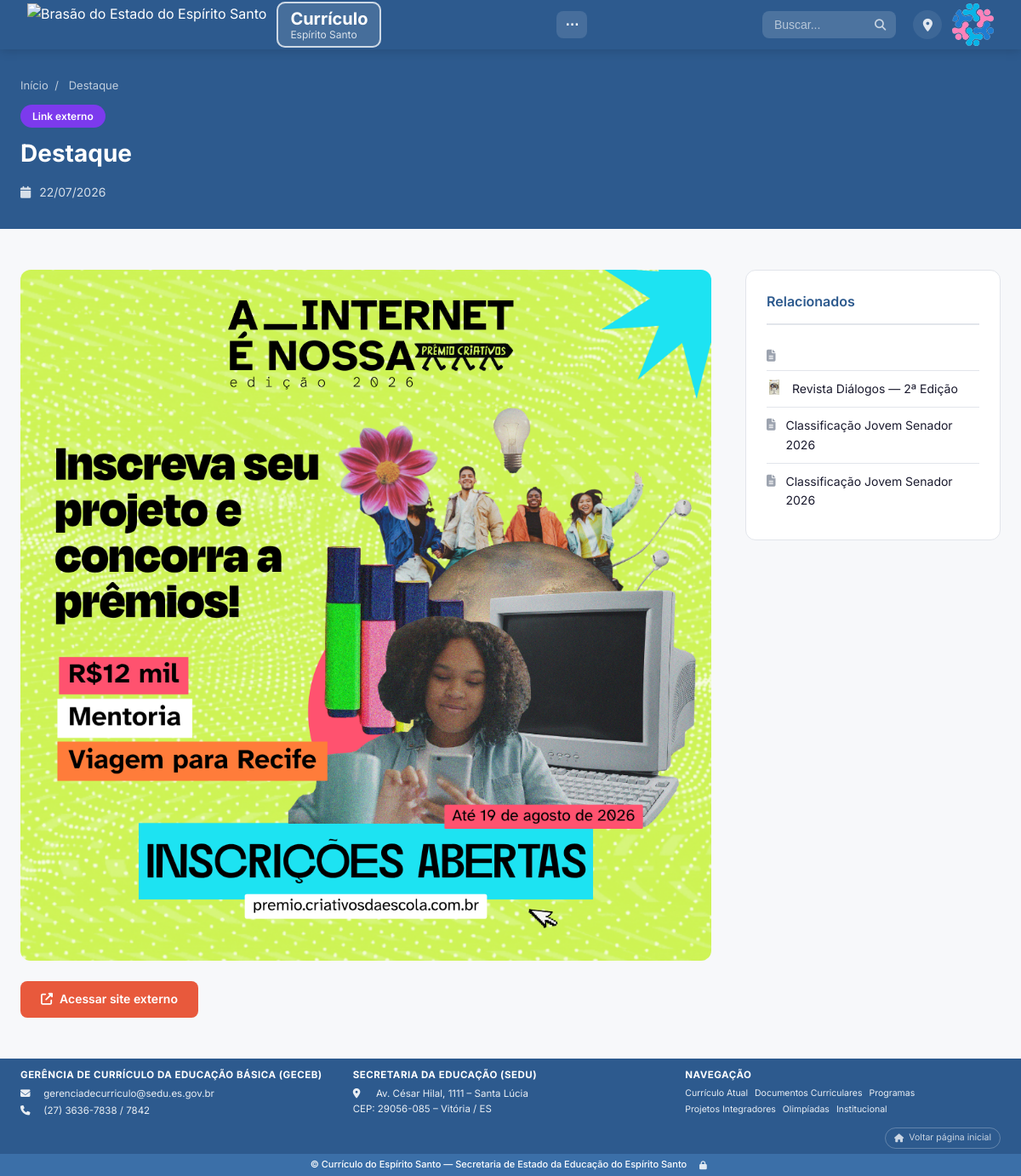
The page /conteudo/destaque-1/ on the database as committed earlier.
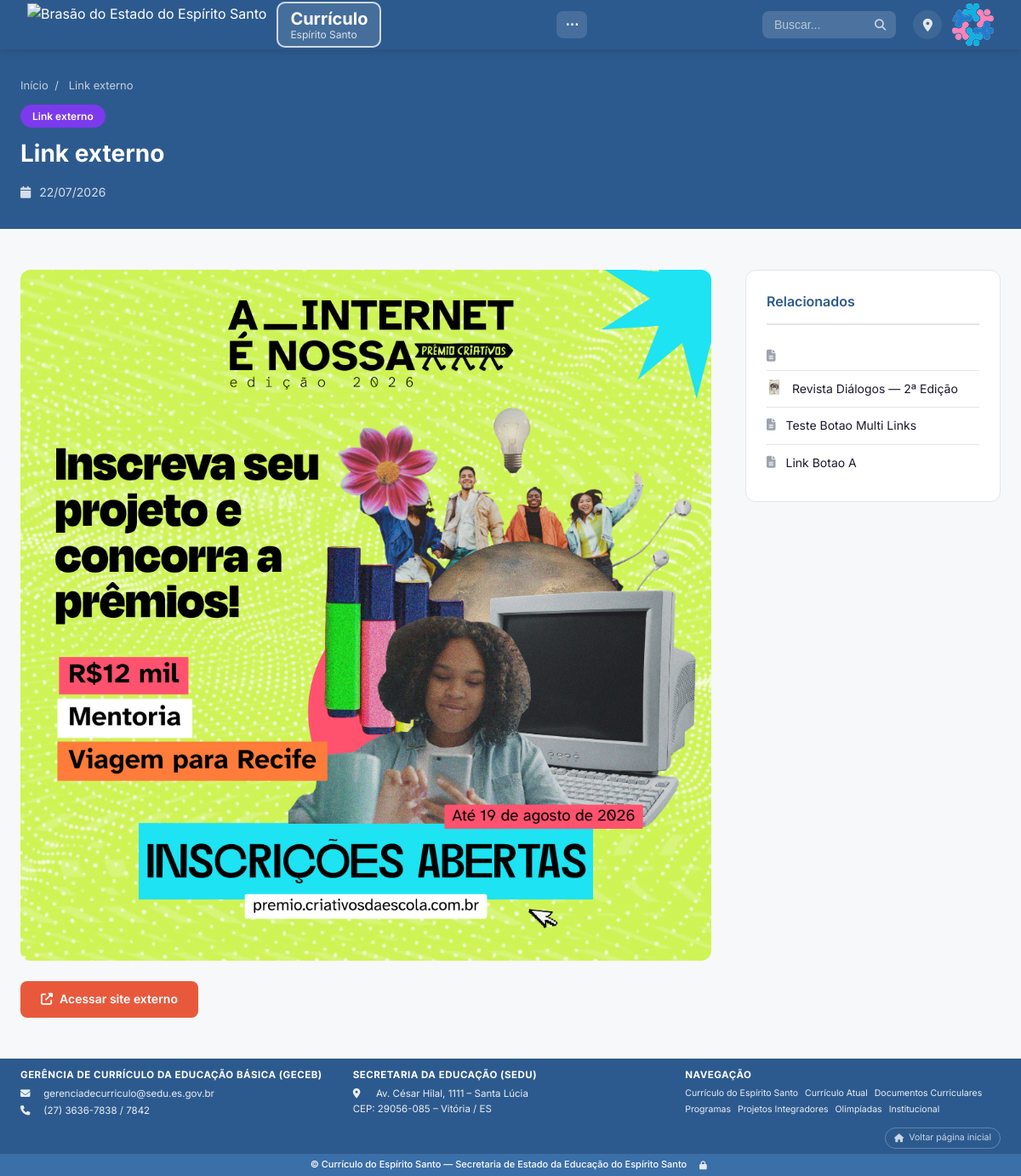
The same page on the database as committed later.
### conteudo/models.py (models this page shows, shortened)
class Conteudo(models.Model):
    objects = ConteudoManager()
    todos_objetos = ConteudoTodosManager()
    titulo = models.CharField(
        'Título', max_length=300, blank=True,
        help_text='Opcional. Deixe em branco para postar só uma imagem/vídeo, '
                  'sem nenhum texto aparecendo sobre ela.'
    )
    slug = models.SlugField('URL amigável', max_length=300, unique=True, blank=True)
    tipo = models.CharField('Tipo de conteúdo', max_length=20, choices=TipoConteudo.choices, default=TipoConteudo.POST)
    categoria = models.ForeignKey(
        Categoria, on_delete=models.SET_NULL, null=True, blank=True,
        related_name='conteudos', verbose_name='Categoria'
    )
    resumo = models.TextField('Resumo', blank=True, help_text='Breve descrição exibida nos cards')
    corpo = models.TextField('Conteúdo completo', blank=True, help_text='Texto com formatação HTML')
    arquivo = models.FileField(
        'Arquivo', upload_to='documentos/%Y/%m/', blank=True, null=True,
        help_text='Formatos aceitos: PDF, Word (.doc/.docx), Excel (.xls/.xlsx), PowerPoint (.ppt/.pptx), vídeo (.mp4/.avi), imagem (.jpg/.png) e outros.'
    )
    url_video = models.URLField(
        'URL do vídeo', max_length=1000, blank=True,
        help_text='Cole o link do YouTube ou Vimeo'
    )
    url_externa = models.URLField('Link externo', max_length=1000, blank=True)
    imagem_destaque = models.ImageField(
        'Imagem de destaque', upload_to='destaques/%Y/%m/', blank=True, null=True,
        help_text='Imagem exibida no card e no topo da página'
    )
    icone_manual = models.CharField(
        'Ícone do card', max_length=50, blank=True,
        help_text='Deixe em branco para o site escolher um ícone automaticamente '
                  'com base no título e na categoria.'
    )
    icone_imagem = models.FileField(
        'Ícone personalizado (imagem)', upload_to='icones/', blank=True, null=True,
        help_text='Envie uma imagem para usar como ícone do card, no lugar do ícone '
                  'automático. Aceita qualquer formato (PNG, JPG, SVG, ICO, WEBP...). '
                  'Use uma imagem com fundo transparente para não prejudicar a '
                  'estética do botão. Se preenchido, tem prioridade sobre o ícone escolhido.'
    )
    TEXTO_ALINHAMENTO_CHOICES = [
        ('', 'Automático (padrão do site)'),
        ('left', 'Esquerda'),
        ('center', 'Centralizado'),
        ('right', 'Direita'),
    ]
    texto_alinhamento = models.CharField(
        'Alinhamento do texto', max_length=10, blank=True,
        choices=TEXTO_ALINHAMENTO_CHOICES,
        help_text='Alinhamento do título do card no site.'
    )
    texto_fonte = models.CharField(
        'Fonte do texto', max_length=100, blank=True,
        help_text='Ex.: Georgia, Arial, Times New Roman. Vazio = fonte do site (Inter).'
    )
    texto_tamanho_fonte = models.PositiveIntegerField(
        'Tamanho da letra (px)', null=True, blank=True,
        help_text='Vazio = tamanho automático do card.'
    )
    status = models.CharField(
        'Status', max_length=20,
        choices=StatusPublicacao.choices, default=StatusPublicacao.RASCUNHO
    )
    destaque = models.BooleanField(
        'Destaque na home', default=False,
        help_text='Marque para exibir este conteúdo na página principal'
    )
    destaque_gerenciado = models.BooleanField(
        'Cadastrado pela área "Destaques do Site" (Organizador)', default=False,
        help_text='Marcado automaticamente para itens criados na área "Destaques do '
                  'Site" do Organizador de Conteúdo. Mantém o item visível na lista '
                  'de gerenciamento mesmo quando ocultado (destaque=False), para '
                  'poder reativar depois.'
    )
    recente = models.BooleanField(
        'Aparecer em "Conteúdos recentes"', default=False,
        help_text='Se marcado, este item aparece na seção "Conteúdos recentes" da '
                  'home (abaixo do banner, à esquerda). Se desmarcado, aparece só '
                  'na categoria escolhida.'
    )
    ordem = models.PositiveIntegerField('Ordem de exibição', default=0)
    data_publicacao = models.DateTimeField('Data de publicação', default=timezone.now)
    data_criacao = models.DateTimeField('Criado em', auto_now_add=True)
    data_atualizacao = models.DateTimeField('Atualizado em', auto_now=True)
    autor = models.CharField('Autor / Responsável', max_length=200, blank=True)
    excluido_em = models.DateTimeField(
        'Excluído em', null=True, blank=True, editable=False, db_index=True,
        help_text='Preenchido automaticamente quando o conteúdo vai para a lixeira. '
                  'Fica recuperável por 30 dias — ver painel "Lixeira".'
    )
    class Meta:
        verbose_name = 'Conteúdo'
        verbose_name_plural = 'Conteúdos'
        ordering = ['-destaque', 'ordem', '-data_publicacao']
        base_manager_name = 'todos_objetos'
    @property
    def icone_criativo(self):
        if self.icone_manual:
            return self.icone_manual
        texto = self.titulo or ''
        if self.categoria:
            texto += ' ' + (self.categoria.nome or '')
        fallback = 'fas fa-file-lines'
        if self.categoria and self.categoria.icone:
            fallback = self.categoria.icone
        return icone_por_texto(texto, fallback=fallback)

class Categoria(models.Model):
    objects = CategoriaManager()
    todos_objetos = CategoriaTodosManager()
    nome = models.CharField('Nome', max_length=200)
    slug = models.SlugField('URL amigável', max_length=200, unique=True, blank=True)
    descricao = models.TextField('Descrição', blank=True)
    icone = models.CharField(
        'Ícone', max_length=50, blank=True,
        help_text='Nome do ícone (ex: fas fa-book, fas fa-trophy)'
    )
    icone_imagem = models.FileField(
        'Ícone personalizado (imagem)', upload_to='icones_categoria/', blank=True, null=True,
        help_text='Envie uma imagem para usar como ícone deste botão, no lugar do ícone '
                  'automático/Font Awesome. Aceita qualquer formato (PNG, JPG, SVG, ICO, '
                  'WEBP...). Use uma imagem com fundo transparente para não prejudicar a '
                  'estética do botão. A imagem é ajustada automaticamente ao espaço do '
                  'ícone (sem cortar) tanto no botão principal quanto em subbotões. Se '
                  'preenchido, tem prioridade sobre o ícone escolhido.'
    )
    icone_largura = models.PositiveIntegerField(
        'Largura do ícone (px)', null=True, blank=True,
        help_text='Opcional. Controla o tamanho do ícone deste botão em pixels '
                  '(Font Awesome ou imagem personalizada). Deixe em branco para '
                  'usar o tamanho padrão do site.'
    )
    icone_altura = models.PositiveIntegerField(
        'Altura do ícone (px)', null=True, blank=True,
        help_text='Opcional. Se vazio e a largura estiver preenchida, usa o mesmo '
                  'valor da largura (ícone quadrado).'
    )
    imagem = models.ImageField('Imagem de capa', upload_to='categorias/', blank=True, null=True)
    ordem = models.PositiveIntegerField('Ordem no menu', default=0)
    ativa = models.BooleanField('Ativa', default=True)
    categoria_pai = models.ForeignKey(
        'self', on_delete=models.CASCADE, null=True, blank=True,
        related_name='subcategorias', verbose_name='Categoria pai'
    )
    mostrar_menu_superior = models.BooleanField(
        'Aparecer na barra superior do site', default=False,
        help_text='Se marcado, o botão aparece na barra azul do topo da página '
                  'inicial e na lista "Navegação" do rodapé. Se desmarcado, some '
                  'dessas duas barras (mas a página da categoria continua existindo). '
                  'Vale apenas para botões do nível principal.'
    )
    mostrar_navegue_area = models.BooleanField(
        'Aparecer no "Navegue por área"', default=False,
        help_text='Se marcado, o botão aparece na seção "Navegue por área" da '
                  'página inicial. Se desmarcado, não aparece lá. '
                  'Vale apenas para botões do nível principal.'
    )
    mostrar_area_central = models.BooleanField(
        'Aparecer na área central (ao lado do Currículo Atual)', default=False,
        help_text='Se marcado, o botão aparece centralizado na página inicial, '
                  'ao lado do botão "Currículo Atual". Independente da barra '
                  'superior — pode marcar um, outro, os dois ou nenhum. A ordem '
                  'de exibição usa o mesmo campo "Ordem no menu". '
                  'Vale apenas para botões do nível principal.'
    )
    url_externa = models.URLField(
        'URL / Link de acesso externo', max_length=1000, blank=True,
        help_text='Opcional. Se preenchido, ao clicar neste botão o visitante '
                  'será direcionado para este endereço externo em vez de abrir '
                  'a página interna da categoria.'
    )
    mostrar_conteudos_recentes = models.BooleanField(
        'Aparecer em Conteúdos Recentes', default=False,
        help_text='Se marcado, os conteúdos desta categoria poderão aparecer '
                  'automaticamente na área "Conteúdos Recentes" da página inicial.'
    )
    mostrar_como_card = models.BooleanField(
        'Mostrar como card grande na página do pai', default=True,
        help_text='Vale apenas para subcategorias (botões dentro de outro botão). '
                  'Se marcado, aparece como chip no topo E como card grande clicável '
                  'no meio da página do pai. Se desmarcado, aparece SOMENTE como chip '
                  'no topo (sem duplicar). Subáreas criadas pela função "Criar subárea '
                  'nos botões marcados" já nascem desmarcadas, por padrão.'
    )
    excluido_em = models.DateTimeField(
        'Excluído em', null=True, blank=True, editable=False, db_index=True,
        help_text='Preenchido automaticamente quando o botão vai para a lixeira. '
                  'Fica recuperável por 30 dias — ver painel "Lixeira".'
    )
    class Meta:
        verbose_name = 'Categoria'
        verbose_name_plural = 'Categorias'
        ordering = ['ordem', 'nome']
        base_manager_name = 'todos_objetos'
    @property
    def link_externo(self):
        url = (self.url_externa or '').strip()
        if not url:
            return ''
        if '://' in url or url.startswith(('mailto:', 'tel:', '//', '#', '/')):
            return url
        return 'https://' + url

### conteudo/views.py (the view, shortened to what this page needs)
# urls.py: path('conteudo/<slug:slug>/', views.conteudo_detalhe, name='conteudo_detalhe'),
def conteudo_detalhe(request, slug):
    conteudo = get_object_or_404(Conteudo.objects.publicados(), slug=slug)
    relacionados = Conteudo.objects.publicados().filter(
        categoria=conteudo.categoria
    ).exclude(pk=conteudo.pk)[:4]
    exibir_comentarios = conteudo.tipo != 'link'
    respostas_qs = Comentario.objects.filter(status='publicado').order_by('data_criacao')
    comentarios = (
        conteudo.comentarios.filter(status='publicado', parent__isnull=True)
        .prefetch_related(Prefetch('respostas', queryset=respostas_qs))
        .order_by('data_criacao')
        if exibir_comentarios else []
    )
    anexos = conteudo.anexos.all().order_by('ordem', 'nome')
    return render(request, 'conteudo_detalhe.html', {
        'conteudo': conteudo,
        'relacionados': relacionados,
        'comentarios': comentarios,
        'exibir_comentarios': exibir_comentarios,
        'anexos': anexos,
    })

### conteudo/context_processors.py (called while the page is built)
def site_config(request):
    imagens_rodape = list(RodapeImagem.objects.all())
    return {
        'config': ConfiguracaoSite.get_config(),
        'menu_categorias': Categoria.objects.filter(
            ativa=True, categoria_pai__isnull=True, mostrar_menu_superior=True
        ),
        'imagens_rodape_esq': [i for i in imagens_rodape if i.alinhamento == 'esquerda'],
        'imagens_rodape_centro': [i for i in imagens_rodape if i.alinhamento == 'centro'],
        'imagens_rodape_dir': [i for i in imagens_rodape if i.alinhamento == 'direita'],
    }

### conteudo/models.py (called while the page is built)
def icone_por_texto(texto, fallback='fas fa-file-lines'):
    texto = (texto or '').lower()
    for palavras, icone in ICONES_CRIATIVOS:
        if any(p in texto for p in palavras):
            return icone
    return fallback

    def get_queryset(self):
        return super().get_queryset().filter(excluido_em__isnull=True)

    def publicados(self):
        return self.filter(
            status=StatusPublicacao.PUBLICADO,
            data_publicacao__lte=timezone.now(),
        )

    def get_queryset(self):
        return super().get_queryset().filter(excluido_em__isnull=True)

### templates/conteudo_detalhe.html (shortened to what this page needs)
{% extends 'base.html' %}
{% block logo_class %}logo-pulse{% endblock %}
{% block content %}
<section class="page-header">
    <div class="container">
        <nav class="breadcrumb">
            <a href="{% url 'conteudo:home' %}">Início</a>
            <span>/</span>
            <span>{{ conteudo.titulo|truncatewords:8|default:conteudo.get_tipo_display }}</span>
        </nav>
        <span class="badge badge-{{ conteudo.tipo }}">{{ conteudo.get_tipo_display }}</span>
        <h1>{{ conteudo.titulo|default:conteudo.get_tipo_display }}</h1>
        <div class="page-meta">
            <span><i class="fas fa-calendar"></i> {{ conteudo.data_publicacao|date:"d/m/Y" }}</span>
        </div>
    </div>
</section>
<section class="section">
    <div class="container content-layout">
        <article class="article">
            {% if conteudo.imagem_destaque %}
            <img src="{{ conteudo.imagem_destaque.url }}" alt="{{ conteudo.titulo }}" class="article-image">
            {% endif %}
            {% if conteudo.url_externa %}
            <div class="external-link-box">
                <a href="{{ conteudo.url_externa }}" target="_blank" rel="noopener" class="btn btn-primary">
                    <i class="fas fa-external-link-alt"></i> Acessar site externo
                </a>
            </div>
            {% endif %}
        </article>
        {% if relacionados %}
        <aside class="sidebar">
            <h3>Relacionados</h3>
            {% for item in relacionados %}
            <a href="{% url 'conteudo:conteudo_detalhe' item.slug %}" class="sidebar-item">
                {% if item.icone_imagem %}<img src="{{ item.icone_imagem.url }}" alt="" class="icone-personalizado" style="width:18px;height:18px;">
                {% else %}<i class="{{ item.icone_criativo }}"></i>{% endif %}
                <span>{{ item.titulo|truncatewords:10 }}</span>
            </a>
            {% endfor %}
        </aside>
        {% endif %}
    </div>
</section>
{% endblock %}

### templates/base.html (shortened to what the changed rows need)
{% load static %}
<!DOCTYPE html>
<html lang="pt-BR">
<head>
    <link rel="stylesheet" href="https://cdnjs.cloudflare.com/ajax/libs/font-awesome/6.5.1/css/all.min.css">
    <link rel="stylesheet" href="{% static 'css/style.css' %}?v=20260724-3">
</head>
<body>
<main class="main">
    {% block content %}{% endblock %}
</main>
<footer class="footer">
    <div class="container footer-inner">
        <div class="footer-links">
            <h3>{{ config.rodape_col3_titulo|default:"Navegação" }}</h3>
            {% if config.rodape_col3_html %}{{ config.rodape_col3_html|safe }}{% else %}
            {% for cat in menu_categorias %}
            <a href="{% url 'conteudo:categoria' cat.slug %}">{{ cat.nome }}</a>
            {% endfor %}
            {% endif %}
        </div>
    </div>
</footer>
</body>
</html>

Rows that differ between the two databases and show on the page:
no longer on this page (row edited): Conteudo: titulo "Classificação Jovem Senador 2026"
no longer on this page (row edited): Conteudo: titulo "Classificação Jovem Senador 2026"
changed Conteudo "Link externo": titulo "Destaque" → "Link externo"
now on this page (row unchanged): Conteudo: titulo "Teste Botao Multi Links"
now on this page (row unchanged): Conteudo: titulo "Link Botao A"
now on this page (row edited): Categoria: nome "Currículo do Espírito Santo"
